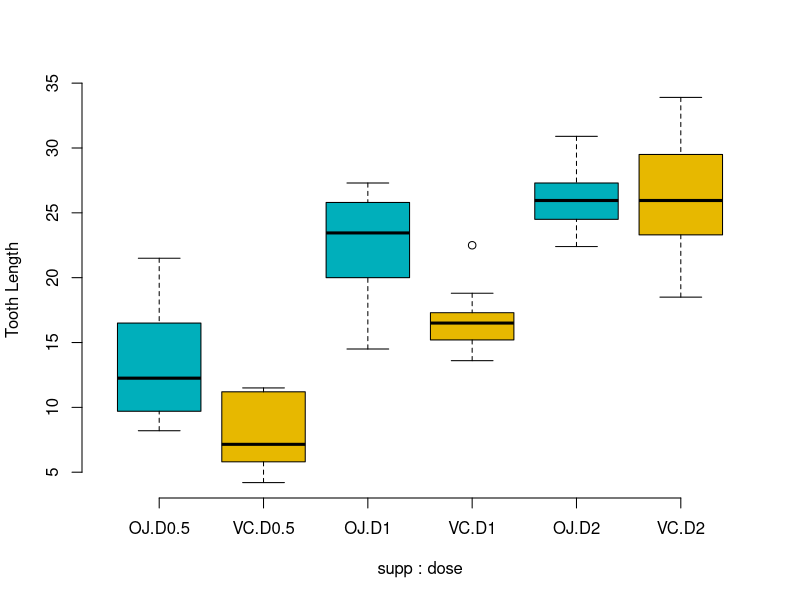
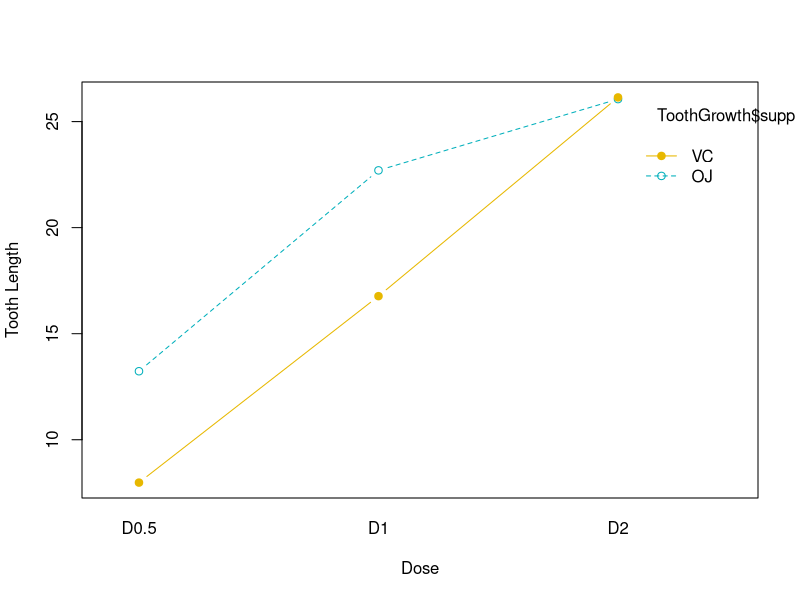

Recreate these plots in R, in order.
#Two-way ANOVA(Analysis of Variance)#

#Import the data
data("ToothGrowth")
str(ToothGrowth)

#Change factor to vector
ToothGrowth$dose=factor(ToothGrowth$dose, levels = c(0.5,1,2),labels = c('D0.5','D1','D2'))
str(ToothGrowth)
View(ToothGrowth)

#Create the graph(boxplot, interaction plot)
boxplot(len~supp * dose,
        data=ToothGrowth,
        frame=FALSE,
        col=c('#00AFBB','#E7B800'),ylab = 'Tooth Length')

interaction.plot(x.factor = ToothGrowth$dose, trace.factor = ToothGrowth$supp, response = ToothGrowth$len, fun = mean, type = 'b', legend = TRUE, xlab = 'Dose', ylab = 'Tooth Length', pch = c(1,19), col = c('#00AFBB','#E7B800'))

#Statistic Analysis-Homogeneity of variance
#I : Levene Test
library(car)
leveneTest(len~supp*dose, data=ToothGrowth)

#Verify ANOVA(Analysis of Variance)
#Hypothesis I : Two variables are independent
tooth.aov1=aov(len~supp+dose, data=ToothGrowth)

#Get the ANOVA result easily
summary(tooth.aov1)

#Hypothesis II : Two variables aren't independent
tooth.aov2=aov(len~supp*dose, data=ToothGrowth)
summary(tooth.aov2)

#Appendix, Multicomparision Test : TukeyHSD
TukeyHSD(tooth.aov2,which = 'dose')

pairwise.t.test(ToothGrowth$len, ToothGrowth$dose, p.adjust.method = 'BH')
